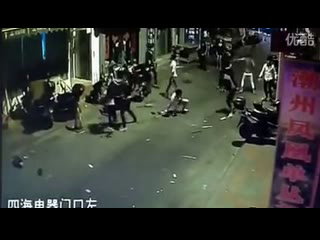
#> input picture frame 15 of GUI design/0lHQ2f0d_3.avi, 320 x 240 px
$ python with_text_alltime.py
#> lines starting #> are read from the running program, lines starting #| are printed output that depends on the picture; after the words box and inside, x2 and y2 are one past the last pixel; in counts of white or black regions, pixels touching at a corner belong together
#!/usr/bin/env python
# coding: utf-8


#libreries
import PIL
from PIL import Image,ImageTk
#import pytesseract
import cv2
from tkinter import *
import subprocess
import os


# This form is writing all the time in the video


# initialize the video stream, pointer to output video file, and
# frame dimensions
vs = cv2.VideoCapture("0lHQ2f0d_3.avi")
writer = None #(I DID NOT WRITE THE OUTPUT IN THE DISK BECAUSE SPACE)
(W, H) = (None, None)
# cap.set(cv2.CAP_PROP_FRAME_WIDTH, width)
# cap.set(cv2.CAP_PROP_FRAME_HEIGHT, height)

# loop over frames from the video file stream
while True:
    # read the next frame from the file
    (grabbed, frame) = vs.read()
#> frame is the input picture: shape (240, 320, 3); mean B, G, R 51.7, 57.2, 55.2
    # if the frame was not grabbed, then we have reached the end
    # of the stream
    if not grabbed:
        break
    # if the frame dimensions are empty, grab them (WE CAN PUT IT IN LARGE LIKE THE BASIC)
    if W is None or H is None:
        (H, W) = frame.shape[:2]
#> H = 240; W = 320

    output = frame.copy()
    frame = cv2.cvtColor(frame, cv2.COLOR_BGR2RGB)

    #predictions
    pred = H
#> pred = 240
    label = pred #aca habria que poner if
#> label = 240
    text = "activity: {}".format(label)
#> text = 'activity: 240'
    color = (255, 0, 0)
    cv2.putText(output, text, (35, 50), cv2.FONT_HERSHEY_SIMPLEX,
        1.25, color, 5)
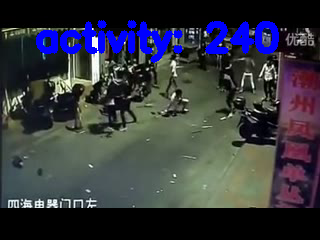
#> output: shape (240, 320, 3); 4.98% of pixels changed, all inside (x1, y1, x2, y2) = (36, 20, 279, 63)

    cv2.imshow("Output", output)
    key = cv2.waitKey(1) & 0xFF
#> (key q is pressed here)

    if key == ord("q"):
        break

# release the file pointers
print("[INFO] cleaning up...")
#writer.release()
vs.release()

$ run again, starting later in the video
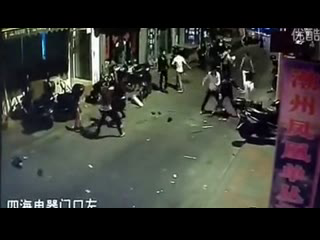
#> input picture frame 67 of GUI design/0lHQ2f0d_3.avi, 320 x 240 px
#> frame is the input picture: shape (240, 320, 3); mean B, G, R 52.7, 57.4, 56.9
#> `cv2.putText(output, text, (35, 50), cv2.FONT_HERSHEY_SIMPLEX, 1.25, co..`:
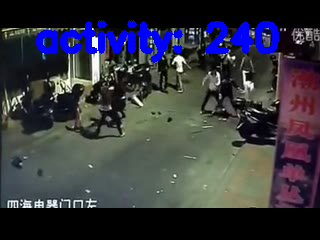
#> output: shape (240, 320, 3); 4.98% of pixels changed, all inside (x1, y1, x2, y2) = (36, 20, 279, 63)

$ run again, starting later in the video
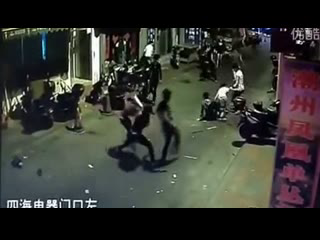
#> input picture frame 120 of GUI design/0lHQ2f0d_3.avi, 320 x 240 px
#> frame is the input picture: shape (240, 320, 3); mean B, G, R 49.1, 54.5, 53.6
#> `cv2.putText(output, text, (35, 50), cv2.FONT_HERSHEY_SIMPLEX, 1.25, co..`:
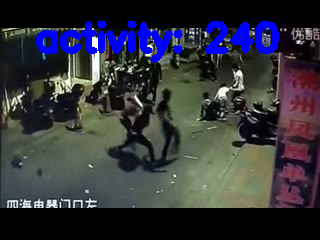
#> output: shape (240, 320, 3); 4.98% of pixels changed, all inside (x1, y1, x2, y2) = (36, 20, 279, 63)
